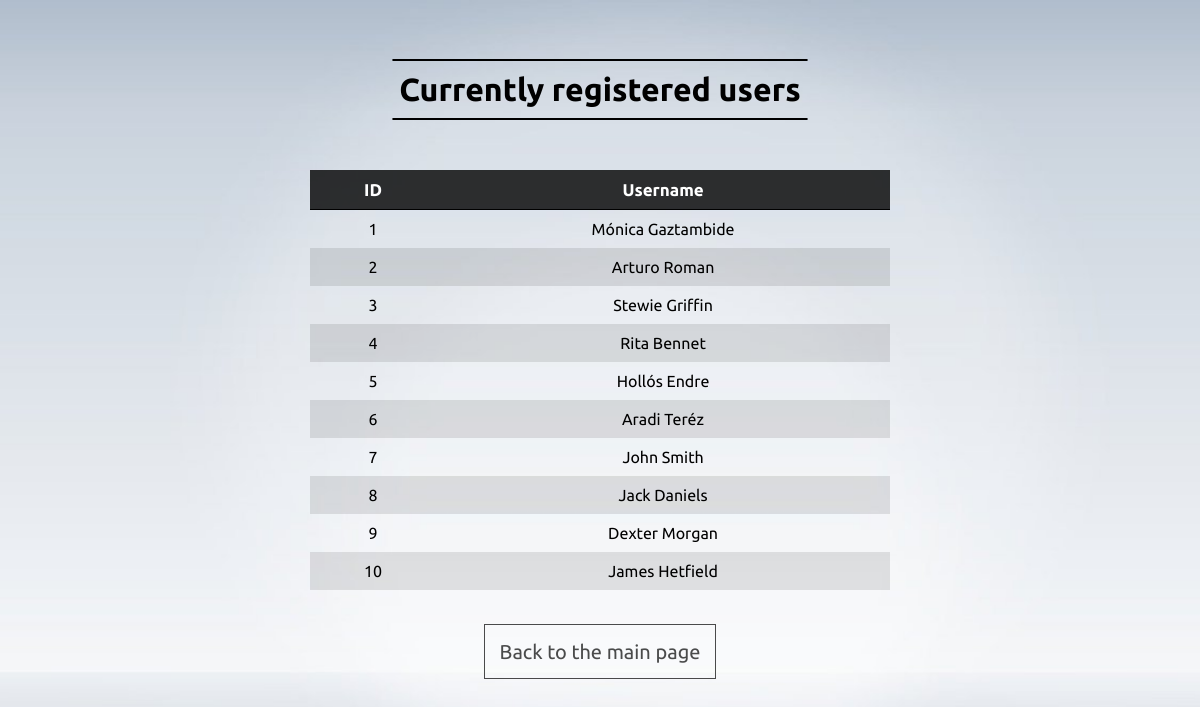
The app's page /List/Users with its own data.
### tables this page shows
CREATE TABLE `users` (
  `id` int(11) NOT NULL,
  `name` varchar(50) NOT NULL
);

### models/UsersModel.php (called while the page is built, shortened)
<?php
    class UsersModel {
        private $sql;
        public function __construct() {
            $this->sql = new mysqli("localhost", "root", "", "mvcproject");
            $this->sql->set_charset("utf8");
        }
        public function doQuery() {
            $getUsers = $this->sql->query("SELECT * FROM users");
        }
    }
?>

### views/UsersView.php (the view, shortened to what this page needs)
<html>
    <head>
        <link rel="stylesheet" href="/css/style.css">
    </head>
    <body>
        <div id="users-container">
            <hr>
            <p id="users-title">Currently registered users</p>
            <hr>
            <table id="users-table">
                <tr>
                    <th>ID</th>
                    <th>Username</th>
                </tr>
                <?php
                    $i = 0;
                    while($i < count($this->data)) {
                        echo "<tr>";
                        echo "  <td>" . $this->data[$i]["id"] . "</td>";
                        echo "  <td>" . $this->data[$i]["name"] . "</td>";
                        echo "</tr>";
                        $i++;
                    }
                ?>
            </table>
            <a href="index.php" class="main-btn">Back to the main page</a>
        </div>
    </body>
</html>

### index.php (shortened to what this page needs)
<?php
    $targetFile = "controllers/Controller.php";
    $pageName = "main";
    if(isset($_GET["page"])) {
        $pageName = $_GET["page"];
    }
    if(file_exists($targetFile)) {
        if(class_exists("Controller")) {
            new Controller($pageName);
        } else {
            include_once("views/404.html");
        }
    } else {
        include_once("views/404.html");
    }
?>

### controllers/Controller.php (shortened to what this page needs)
<?php
    class Controller {
        public function __construct($page) {
            $modelName = ucfirst($page) . "Model";
            $modelPath = "models/" . $modelName . ".php";
            if(file_exists("controllers/ViewLoader.php")) {
                include_once("ViewLoader.php");
                if(file_exists($modelPath)) {
                    $viewLoader = new ViewLoader($page);
                    $model = new $modelName;
                    $model->doQuery();
                    $dataFromModel = $model->getData();
                    $viewLoader->setData($dataFromModel);
                    $viewLoader->loadView();
                } else {
                    include_once("views/404.html");
                }
            } else {
                include_once("views/404.html");
            }
        }
    }
?>

### controllers/ViewLoader.php (shortened to what this page needs)
<?php
    class ViewLoader {
        private $file;
        public function __construct($fileName) {
            $targetFile = "views/" . ucfirst($fileName) . "View.php";
            if(file_exists($targetFile)) {
                $this->file = $targetFile;
            } else $this->file = null;
        }
        public function setData($data) {
            $this->data = $data;
        }
        public function loadView() {
            if($this->file == null) {
                include_once("views/404.html");
            } else {
                include_once($this->file);
            }
        }
    }
?>

### css/style.css (style rules this page uses)
a, a:visited, a:hover, a:active { text-decoration: none; color: black; }
body { font-family: 'Ubuntu', sans-serif; background-image: url('/css/bg.jpg'); background-repeat: no-repeat; background-size: cover; }
.main-btn { transition: .5s; margin: 10px; padding: 15px 15px; border: 1px solid rgba(0, 0, 0, .7); color:rgba(0, 0, 0, .7); font-size: 20px; }
#users-container { margin: 5% auto; width: 70%; text-align: center; }
#users-title { font-size: 32px; font-weight: bold; margin: 10px 0px; }
#users-table { margin: 50px auto; width: 70%; text-align: center; border-collapse: collapse; }
#users-table tr:first-child { background: rgba(0, 0, 0, .8); color: white; font-size: 17px; font-weight: bold; border-bottom: 1px solid black; }
th { padding: 10px 15px; }
td { padding: 10px 15px; }
tr:nth-child(odd) { background: rgba(0, 0, 0, .1); }
hr { display: block; border: 1px solid black; border-radius: 10px; width: 50%; }

### records on screen
users: id "1", name "Mónica Gaztambide"
users: id "2", name "Arturo Roman"
users: id "3", name "Stewie Griffin"
users: id "4", name "Rita Bennet"
users: id "5", name "Hollós Endre"
users: id "6", name "Aradi Teréz"
users: id "7", name "John Smith"
users: id "8", name "Jack Daniels"
users: id "9", name "Dexter Morgan"
users: id "10", name "James Hetfield"
